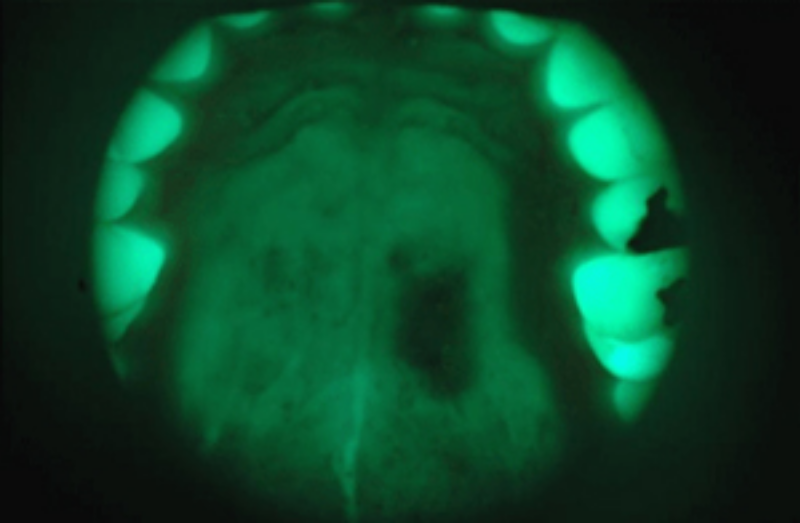
#> input picture oral0.png, 800 x 523 px
$ jupyter execute '2020 Image Processing.ipynb'   (older library calls are emulated)
#> lines starting #> are read from the running program, lines starting #| are printed output that depends on the picture; after the words box and inside, x2 and y2 are one past the last pixel; in counts of white or black regions, pixels touching at a corner belong together
[cell 1]
#Block 1

#import necessary libraries
import numpy as np
import scipy.signal as signal
import matplotlib.pyplot as plt

from skimage.io import imread

[cell 2]
#Block 2
#Hard edge detection

#load the image
input_img = imread('oral0.png', 'gray')
#> input_img: shape (523, 800) float64; min 0.0314, max 0.778, mean 0.213

#Filtering along the rows
edge_filter = np.array([1,0,-1])
total_rows,total_cols = input_img.shape
#> total_rows = 523; total_cols = 800

test_img_rows = np.zeros(input_img.shape)
test_img_cols = np.zeros(input_img.shape)
test_img_rows_then_cols = np.zeros(input_img.shape)
test_img_rows_then_cols = np.zeros(input_img.shape)

index11 = 0
while index11 < total_rows:
    test_img_rows[index11,:] = signal.convolve(input_img[index11,:],edge_filter,'same')
    index11 += 1
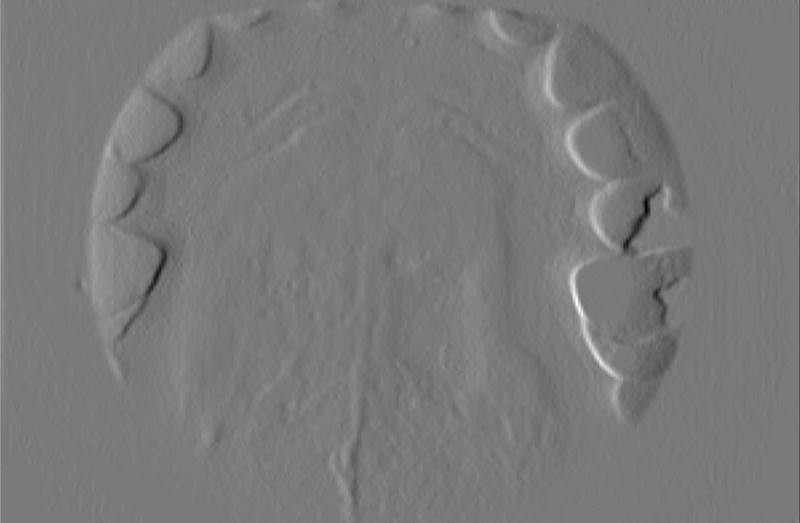
#> test_img_rows: shape (523, 800) float64; min -0.179, max 0.194, mean 5.96e-06; drawn with min black and max white
#> after the loop, index11 = 523

plt.figure(figsize=(8,6))
plt.imshow(input_img,'gray')
plt.title('Original Image')

plt.figure(figsize = (8,6))
plt.imshow(test_img_rows,'gray')
plt.title('row convolved')


#Filtering along the columns

index12 = 0
while index12 < total_cols:
    test_img_cols[:,index12] = signal.convolve(input_img[:,index12],edge_filter,'same')
    index12 += 1
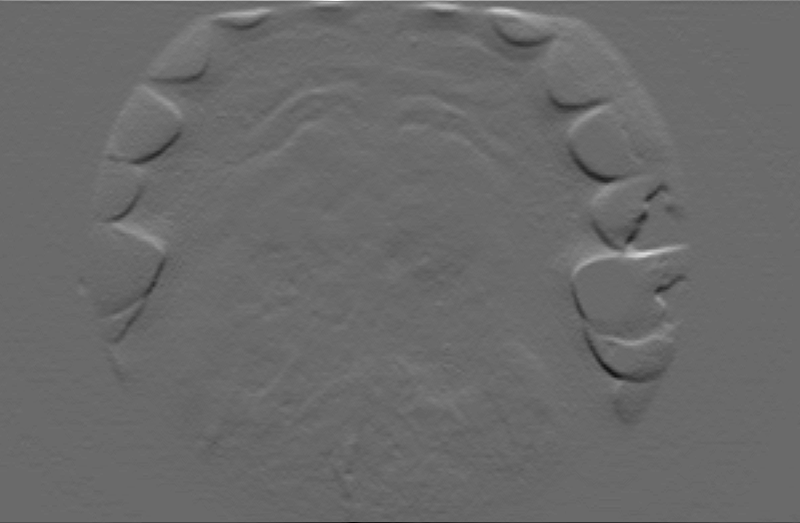
#> test_img_cols: shape (523, 800) float64; min -0.169, max 0.236, mean -3.03e-05; drawn with min black and max white
#> after the loop, index12 = 800

plt.figure(figsize = (8,6))
plt.imshow(test_img_cols,'gray')
plt.title('col convolved')


#Filtering along both. Note use of the distance formula


totality = np.zeros(input_img.shape)
for index13 in range(total_rows):
    for index14 in range(total_cols):
        totality[index13,index14] = ((test_img_rows[index13,index14])**2 + (test_img_cols[index13,index14])**2)**0.5
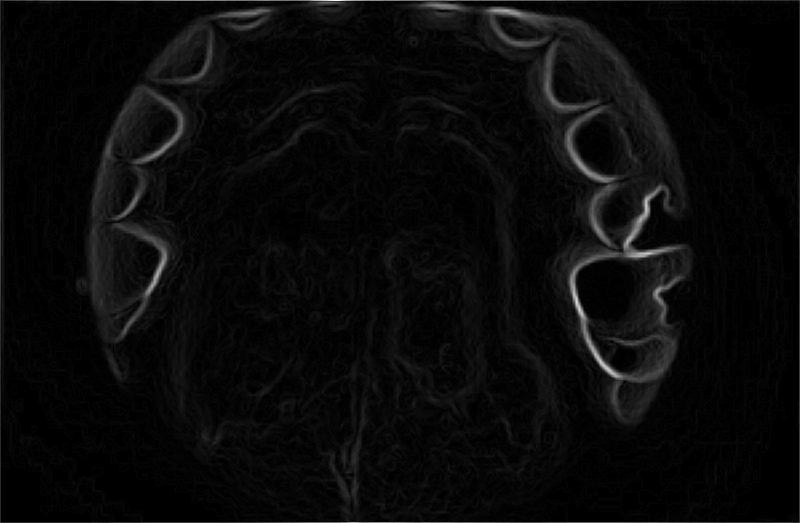
#> totality: shape (523, 800) float64; min 0, max 0.236, mean 0.00943; drawn with min black and max white
        #Place tracking for ML here. As we move alongside each pixel of the image, the value of
        #the element or the value of 3-4 series of neighboring pixels can be tracked in another matrix. As per the
        #above written explanation, the edges can be easily determined by the values. In other words,
        # we can keep track of the edge data, and its location per image. We can then collect
        # this data from test images, then use those arrays as our test arrays with sci-kit.
        # Using the same edge detection, our algorithm will discern the edge data from new images
        # and compare it to the test-arrays. It will then automatically classify the new image into
        # a label category using decision boundaries we define (or perhaps boundaries learned from unsupervised methods)

plt.figure(figsize = (8,6))
plt.imshow(totality,'gray')
plt.title('row and columns convolved')

[cell 3]
# [17 lines of commented-out code are left out]

import numpy as np
from scipy.ndimage.filters import convolve, gaussian_filter
from scipy.misc import imread, imshow

blur = 15
highThreshold = 5
lowThreshold = 0

def CannyEdgeDetector(im, blur=15, highThreshold=5, lowThreshold=0): #Adjust threshold percentages from 0 to 100%
    im = np.array(im, dtype=float) #Convert to float to prevent clipping values


    #Gaussian blur to reduce noise
    #gaussian_filter(input, sigma, order=0, output=None, mode='reflect', cval=0.0, truncate=4.0)
    #im2 = gaussian_filter(im, blur)
    im2 = gaussian_filter(im, 10, order=0, output=None, mode='reflect', cval=0.0, truncate=4.0)

    #Use sobel filters to get horizontal and vertical gradients
    im3h = convolve(im2,[[-1,0,1],[-2,0,2],[-1,0,1]])
    im3v = convolve(im2,[[1,2,1],[0,0,0],[-1,-2,-1]])

    #Get gradient and direction
    grad = np.power(np.power(im3h, 2.0) + np.power(im3v, 2.0), 0.5)
    theta = np.arctan2(im3v, im3h)
    thetaQ = (np.round(theta * (5.0 / np.pi)) + 5) % 5 #Quantize direction

    #Non-maximum suppression
    gradSup = grad.copy()
    for r in range(im.shape[0]):
        for c in range(im.shape[1]):
            #Suppress pixels at the image edge
            if r == 0 or r == im.shape[0]-1 or c == 0 or c == im.shape[1] - 1:
                gradSup[r, c] = 0
                continue
            tq = thetaQ[r, c] % 4

            if tq == 0: #0 is E-W (horizontal)
                if grad[r, c] <= grad[r, c-1] or grad[r, c] <= grad[r, c+1]:
                    gradSup[r, c] = 0
            if tq == 1: #1 is NE-SW
                if grad[r, c] <= grad[r-1, c+1] or grad[r, c] <= grad[r+1, c-1]:
                    gradSup[r, c] = 0
            if tq == 2: #2 is N-S (vertical)
                if grad[r, c] <= grad[r-1, c] or grad[r, c] <= grad[r+1, c]:
                    gradSup[r, c] = 0
            if tq == 3: #3 is NW-SE
                if grad[r, c] <= grad[r-1, c-1] or grad[r, c] <= grad[r+1, c+1]:
                    gradSup[r, c] = 0

    #Double threshold
    strongEdges = (gradSup > highThreshold)

    #Strong has value 2, weak has value 1
    thresholdedEdges = np.array(strongEdges, dtype=np.uint8) + (gradSup > lowThreshold)

    #Tracing edges with hysteresis
    #Find weak edge pixels near strong edge pixels
    finalEdges = strongEdges.copy()
    currentPixels = []
    for r in range(1, im.shape[0]-1):
        for c in range(1, im.shape[1]-1):
            if thresholdedEdges[r, c] != 1:
                continue #Not a weak pixel

            #Get 3x3 patch
            localPatch = thresholdedEdges[r-1:r+2,c-1:c+2]
            patchMax = localPatch.max()
            if patchMax == 2:
                currentPixels.append((r, c))
                finalEdges[r, c] = 1

    #Extend strong edges based on current pixels
    while len(currentPixels) > 0:
        newPix = []
        for r, c in currentPixels:
            for dr in range(-1, 2):
                for dc in range(-1, 2):
                    if dr == 0 and dc == 0: continue
                    r2 = r+dr
                    c2 = c+dc
                    if thresholdedEdges[r2, c2] == 1 and finalEdges[r2, c2] == 0:
                        #Copy this weak pixel to final result
                        newPix.append((r2, c2))
                        finalEdges[r2, c2] = 1
        currentPixels = newPix

    return finalEdges

if __name__=="__main__":
    im = imread("oral0.png", mode="L") #Open image, convert to greyscale
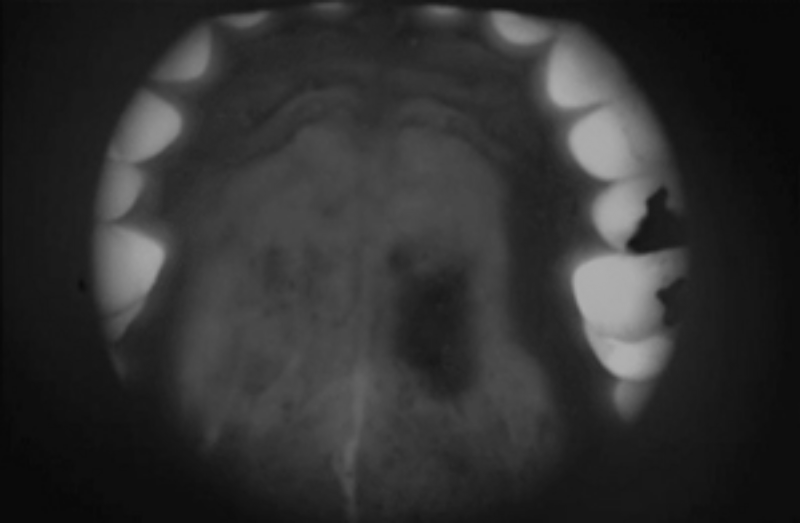
#> im: shape (523, 800); min 8, max 176, mean 48
    finalEdges = CannyEdgeDetector(im)
#> in CannyEdgeDetector, `theta = np.arctan2(im3v, im3h)`:
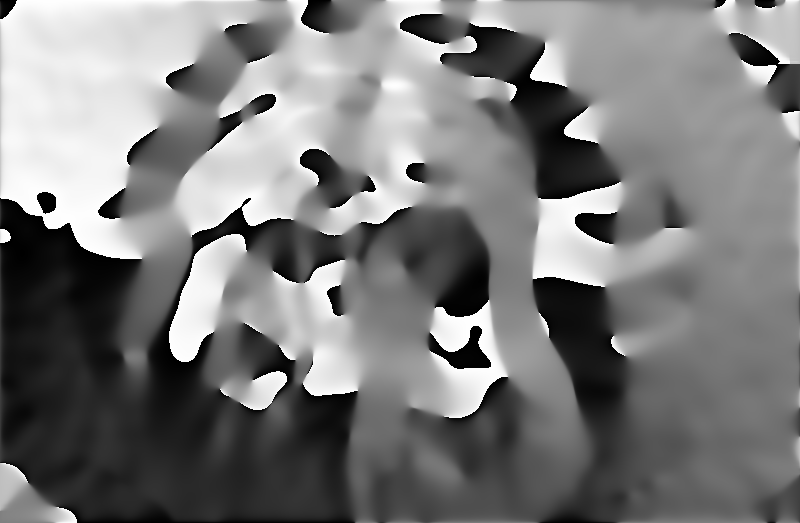
#> theta: shape (523, 800) float64; min -3.14, max 3.14, mean -0.102; drawn with min black and max white
#> in CannyEdgeDetector, `thetaQ = (np.round(theta * (5.0 / np.pi)) + 5) % 5`:
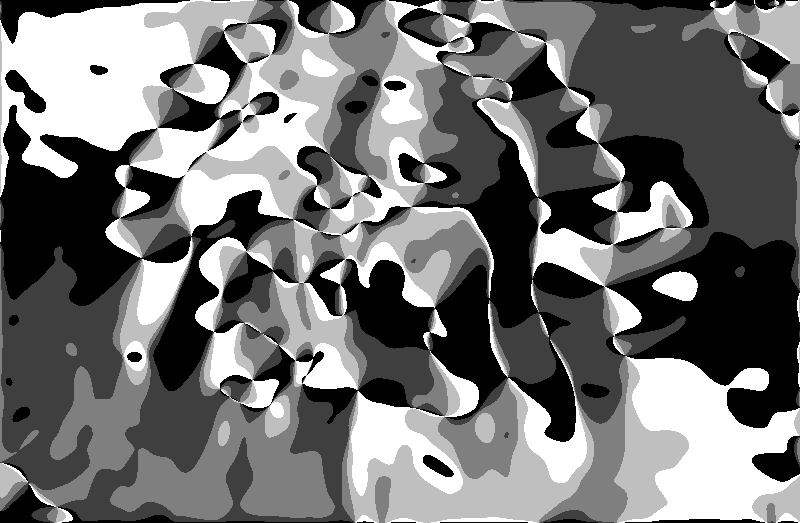
#> thetaQ: shape (523, 800) float64; min 0, max 4, mean 1.81; drawn with min black and max white
#> after the loop in CannyEdgeDetector, `for r in range(im.shape[0]):`:
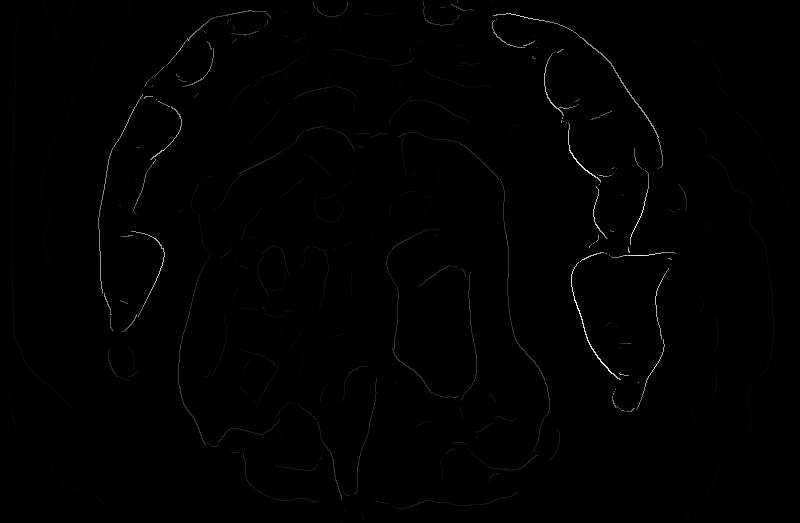
#> gradSup: shape (523, 800) float64; min 0, max 40.02, mean 0.2; drawn with min black and max white
#> in CannyEdgeDetector, `strongEdges = (gradSup > highThreshold)`:
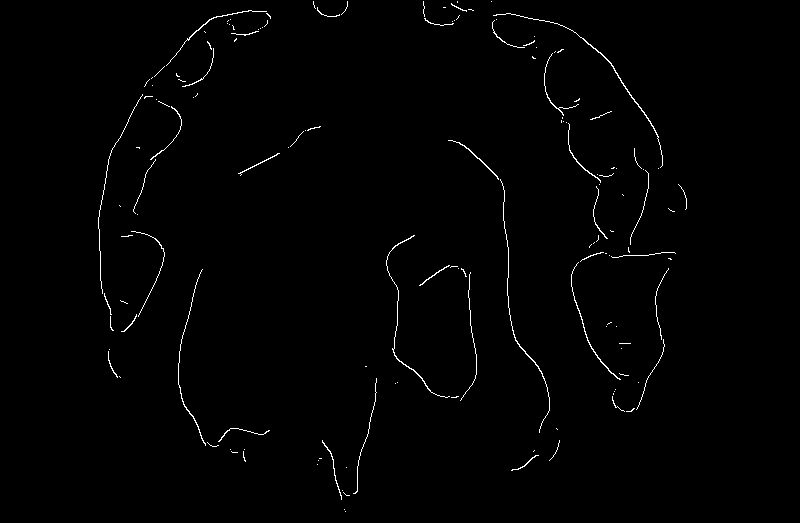
#> strongEdges: shape (523, 800) bool; 0.94% white in thin lines or dots, all inside (x1, y1, x2, y2) = (98, 1, 687, 512)
#> in CannyEdgeDetector, `thresholdedEdges = np.array(strongEdges, dtype=np.uint8) + (gradSup > ..`:
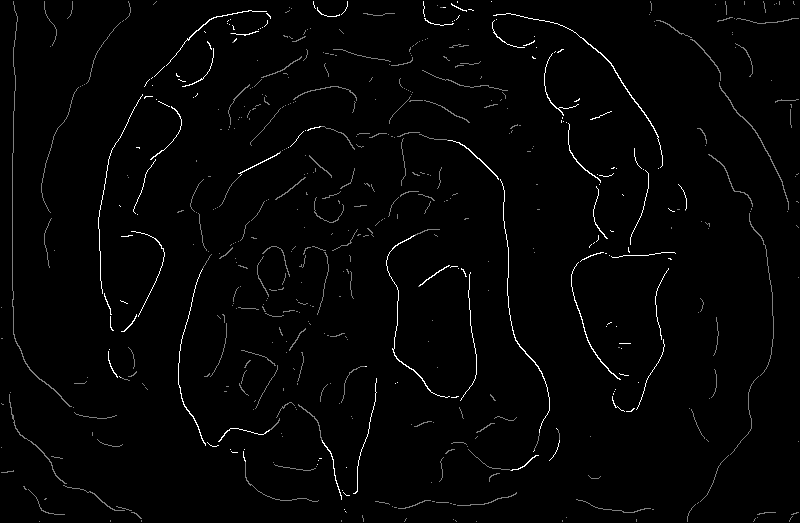
#> thresholdedEdges: shape (523, 800); min 0, max 2, mean 0.0332; drawn with min black and max white
#> after the loop in CannyEdgeDetector, `for r in range(1, im.shape[0]-1):`: finalEdges: shape (523, 800) bool; 0.95% white in thin lines or dots, all inside (x1, y1, x2, y2) = (98, 1, 687, 513)
#> after the loop in CannyEdgeDetector, `for r in range(1, im.shape[0]-1):`: currentPixels = 28 pairs, first value 7 to 512, second value 121 to 685
#> the loop in CannyEdgeDetector, `while len(currentPixels) > 0:` made 91 passes
#> currentPixels on passes 38 to 48: [(396, 343), (404, 298), (405, 298), (495, 266), (453, 472)], [(397, 343), (496, 267), (452, 471)], [(398, 343), (496, 268), (451, 470)], [(399, 342), (496, 269), (450, 469)], [(400, 342), (497, 270), (449, 468)], [(401, 341), (497, 271)], [(402, 341), (498, 272)], [(498, 273)], [(498, 274)], [(499, 275)], [(499, 276)]
#> after the loop in CannyEdgeDetector, `while len(currentPixels) > 0:`:
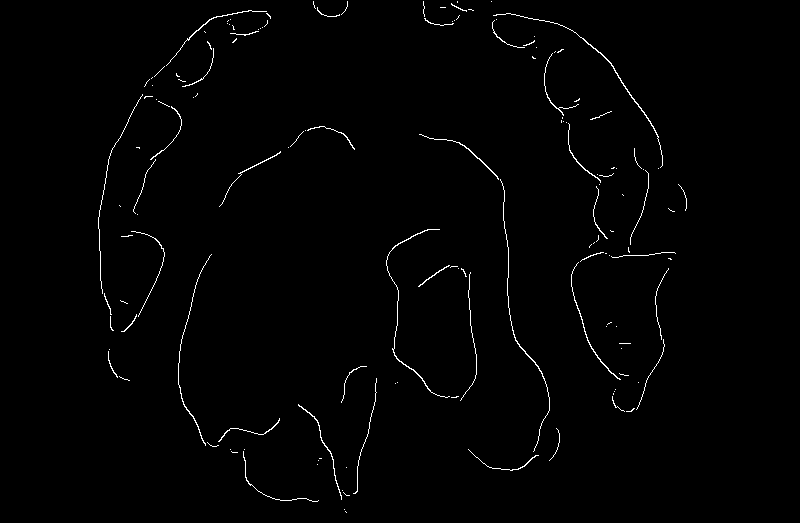
#> finalEdges: shape (523, 800) bool; 1.1% white in thin lines or dots, all inside (x1, y1, x2, y2) = (98, 1, 687, 513)

    plt.figure(figsize = (8,6))
    plt.imshow(finalEdges,'gray')
    plt.title('Canny Edge Filter')

[cell 4]
#Block 4
#Kernel Feature extraction

def convolve_2d(image,kernel):
    result = signal.convolve2d(image,kernel,'same')
    result[result < 0] = 0 #Keep values non-negative
    return result

#identify horizontal lines
horiz_kernel = np.array([[-2,-2,-2,-2,-2],
                         [1,1,1,1,1],
                         [1,1,1,1,1],
                         [1,1,1,1,1],
                         [-2,-2,-2,-2,-2]])

#identify vertical lines
vert_kernel = np.array([[-2,1,1,1,-2],
                        [-2,1,1,1,-2],
                        [-2,1,1,1,-2],
                        [-2,1,1,1,-2],
                        [-2,1,1,1,-2]])

[cell 5]
#Block 5
#Salt and Pepper Noise filtering

#one = imread('oral0.png')

#clean_image = imread('oral0.png', 'gray')
noisy_image = imread('oral0.png', 'gray')
#> noisy_image: shape (523, 800) float32; min 8, max 176.1, mean 48
plt.figure(figsize=(15,15))
plt.subplot(121)
#plt.imshow(clean_image,'gray')
plt.imshow(noisy_image,'gray')
plt.title('Original Image')

median_filter = signal.medfilt(noisy_image, kernel_size =5)
plt.figure(figsize=(10,10))
plt.title('Median filtered image')

plt.imshow(median_filter,'gray')
